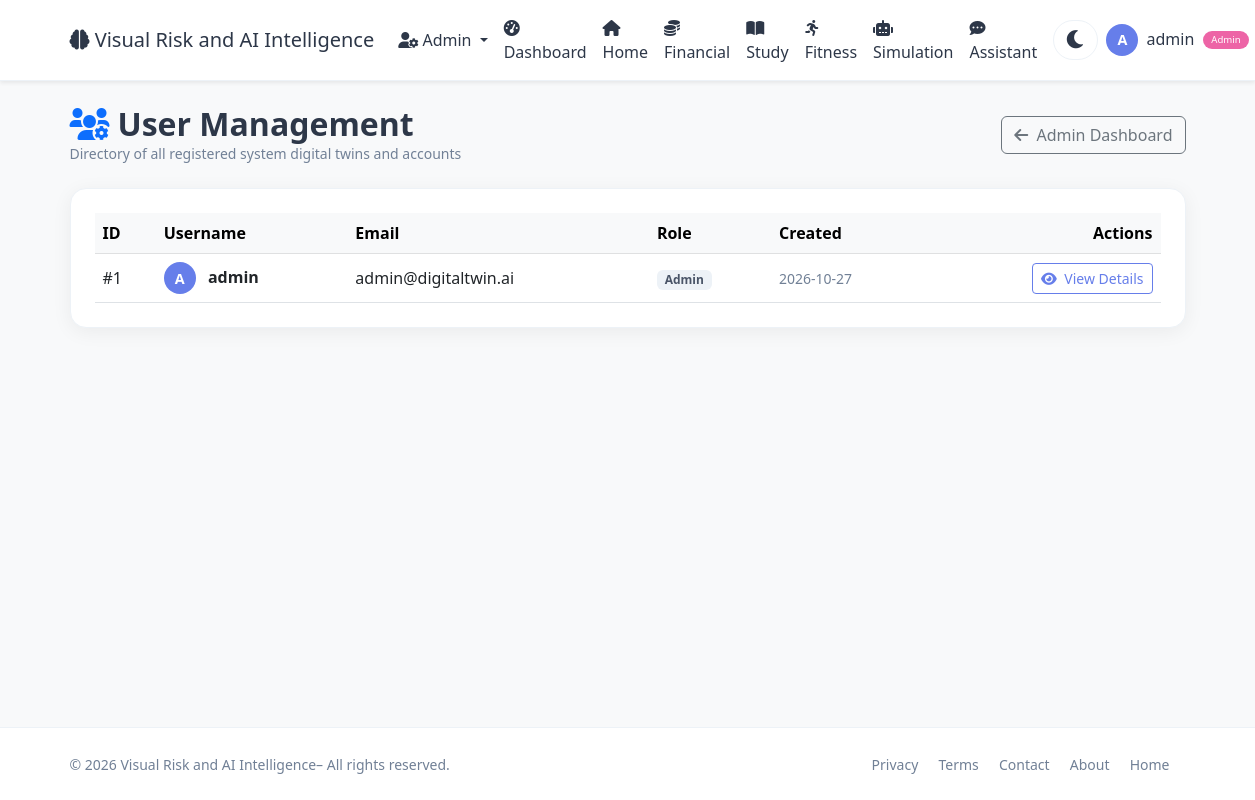
The app's page /admin/users (signed in) with its own data.
### app.py (models this page shows, shortened)
class User(UserMixin, db.Model):
    id = db.Column(db.Integer, primary_key=True)
    username = db.Column(db.String(80), unique=True, nullable=False)
    email = db.Column(db.String(120), unique=True, nullable=False)
    password_hash = db.Column(db.String(200), nullable=False)
    age = db.Column(db.Integer, default=25)
    occupation = db.Column(db.String(100), default='Student')
    monthly_income = db.Column(db.Float, default=50000.0)
    monthly_expenses = db.Column(db.Float, default=35000.0)
    savings = db.Column(db.Float, default=100000.0)
    study_hours_per_week = db.Column(db.Float, default=20.0)
    fitness_hours_per_week = db.Column(db.Float, default=5.0)
    sleep_hours_per_day = db.Column(db.Float, default=7.0)
    created_at = db.Column(db.DateTime, default=datetime.utcnow)
    is_admin = db.Column(db.Boolean, default=False)
    transactions = db.relationship('Transaction', backref='user', lazy=True)
    study_logs = db.relationship('StudyLog', backref='user', lazy=True)
    fitness_logs = db.relationship('FitnessLog', backref='user', lazy=True)
    goals = db.relationship('Goal', backref='user', lazy=True)

### app.py (the view)
@app.route('/admin/users')
@login_required
def admin_users():
    if not current_user.is_admin:
        flash('Admin access required.')
        return redirect(url_for('user_dashboard'))
    users = User.query.all()
    return render_template('admin/users.html', users=users)

### app.py (called while the page is built)
@app.context_processor
def utility_processor():
    return dict(datetime=datetime)

@login_manager.user_loader
def load_user(user_id):
    return User.query.get(int(user_id))

### templates/admin/users.html
{% extends "base.html" %}
{% block content %}
<div class="container py-4">
    <div class="d-flex justify-content-between align-items-center mb-4">
        <div>
            <h2 class="fw-bold mb-0"><i class="fas fa-users-cog text-primary me-2"></i>User Management</h2>
            <p class="text-muted small mb-0">Directory of all registered system digital twins and accounts</p>
        </div>
        <a href="{{ url_for('admin_dashboard') }}" class="btn btn-outline-secondary">
            <i class="fas fa-arrow-left me-1"></i> Admin Dashboard
        </a>
    </div>
    <div class="card p-4 rounded-4 shadow-sm border">
        <div class="table-responsive">
            <table class="table table-hover align-middle mb-0">
                <thead class="table-light">
                    <tr>
                        <th>ID</th>
                        <th>Username</th>
                        <th>Email</th>
                        <th>Role</th>
                        <th>Created</th>
                        <th class="text-end">Actions</th>
                    </tr>
                </thead>
                <tbody>
                    {% for u in users %}
                    <tr>
                        <td>#{{ u.id }}</td>
                        <td class="fw-bold">
                            <span class="user-avatar me-2">{{ u.username[0]|upper }}</span>
                            {{ u.username }}
                        </td>
                        <td>{{ u.email }}</td>
                        <td>
                            <span class="badge bg-{{ 'danger' if u.is_admin else 'secondary' }}">
                                {{ 'Admin' if u.is_admin else 'User' }}
                            </span>
                        </td>
                        <td class="text-muted small">{{ u.created_at.strftime('%Y-%m-%d') }}</td>
                        <td class="text-end">
                            <a href="{{ url_for('admin_user_detail', user_id=u.id) }}" class="btn btn-sm btn-outline-primary">
                                <i class="fas fa-eye me-1"></i> View Details
                            </a>
                        </td>
                    </tr>
                    {% endfor %}
                </tbody>
            </table>
        </div>
    </div>
</div>
{% endblock %}

### templates/base.html (shortened to what this page needs)
<!DOCTYPE html>
<html lang="en" data-theme="light">
<head>
    <link href="https://cdn.jsdelivr.net/npm/bootstrap@5.3.0/dist/css/bootstrap.min.css" rel="stylesheet">
    <link rel="stylesheet" href="https://cdnjs.cloudflare.com/ajax/libs/font-awesome/6.0.0/css/all.min.css">
</head>
<body>
    <nav class="navbar navbar-expand-lg navbar-light bg-white shadow-sm">
        <div class="container">
            <a class="navbar-brand" href="{{ url_for('index') }}">
                <i class="fas fa-brain"></i> Visual Risk and AI Intelligence
            </a>
            <div class="collapse navbar-collapse" id="navbarNav">
                <ul class="navbar-nav ms-auto align-items-lg-center">
                    {% if current_user.is_authenticated %}
                        {% if current_user.is_admin %}
                        <li class="nav-item dropdown">
                            <a class="nav-link dropdown-toggle" href="#" id="adminDropdown" role="button" data-bs-toggle="dropdown">
                                <i class="fas fa-user-cog"></i> Admin
                            </a>
                        </li>
                        {% endif %}
                        <li class="nav-item">
                            <a class="nav-link" href="{{ url_for('user_dashboard') }}">
                                <i class="fas fa-tachometer-alt me-1"></i>Dashboard
                            </a>
                        </li>
                        <li class="nav-item">
                            <a class="nav-link" href="{{ url_for('index') }}">
                                <i class="fas fa-home"></i>Home
                            </a>
                        </li>
                        <li class="nav-item">
                            <a class="nav-link" href="{{ url_for('user_financial') }}">
                                <i class="fas fa-coins me-1"></i>Financial
                            </a>
                        </li>
                        <li class="nav-item">
                            <a class="nav-link" href="{{ url_for('user_study') }}">
                                <i class="fas fa-book-open me-1"></i>Study
                            </a>
                        </li>
                        <li class="nav-item">
                            <a class="nav-link" href="{{ url_for('user_fitness') }}">
                                <i class="fas fa-running me-1"></i>Fitness
                            </a>
                        </li>
                        <li class="nav-item">
                            <a class="nav-link" href="{{ url_for('user_simulation') }}">
                                <i class="fas fa-robot me-1"></i>Simulation
                            </a>
                        </li>
                        <li class="nav-item">
                            <a class="nav-link" href="{{ url_for('user_assistant') }}">
                                <i class="fas fa-comment-dots me-1"></i>Assistant
                            </a>
                        </li>
                        <li class="nav-item">
                            <button class="theme-toggle" id="themeToggle" aria-label="Toggle theme">
                                <i class="fas fa-moon"></i>
                            </button>
                        </li>
                        <li class="nav-item dropdown">
                            <a class="nav-link dropdown-toggle" href="#" id="userDropdown" role="button" data-bs-toggle="dropdown">
                                <span class="user-avatar">{{ current_user.username[0]|upper }}</span>
                                <span class="ms-1">{{ current_user.username }}</span>
                                {% if current_user.is_admin %}
                                <span class="admin-badge">Admin</span>
                                {% endif %}
                            </a>
                        </li>
                    {% endif %}
                </ul>
            </div>
        </div>
    </nav>
    {% block content %}{% endblock %}
    <footer class="mt-auto py-4 bg-light border-top">
        <div class="container">
            <div class="row align-items-center">
                <div class="col-md-6 text-center text-md-start">
                    <span class="text-muted small">© 2026 Visual Risk and AI Intelligence– All rights reserved.</span>
                </div>
                <div class="col-md-6 text-center text-md-end">
                    <a href="{{ url_for('privacy') }}" class="text-muted text-decoration-none me-3 small">Privacy</a>
                    <a href="{{ url_for('terms') }}" class="text-muted text-decoration-none me-3 small">Terms</a>
                    <a href="{{ url_for('contact') }}" class="text-muted text-decoration-none me-3 small">Contact</a>
                    <a href="{{ url_for('about') }}" class="text-muted text-decoration-none me-3 small">About</a>
                    <a href="{{ url_for('index') }}" class="text-muted text-decoration-none me-3 small">Home</a>
                </div>
            </div>
        </div>
    </footer>
</body>
</html>

### templates/base.html (style rules this page uses)
:root { --bg-body: #f8f9fa; --bg-navbar: #ffffff; --bg-card: #ffffff; --text-primary: #2d3748; --text-muted: #718096; --border-color: #edf2f7; --shadow: 0 4px 20px rgba(0,0,0,0.06); --glass-bg: rgba(255,255,255,0.6); --glass-border: rgba(255,255,255,0.25); --accent: #667eea; --accent-gradient: linear-gradient(135deg, #667eea, #764ba2); --bg-input: #ffffff; --bg-light: #f7fafc; --bg-wrapper: #f0f4ff; --bg-hero: linear-gradient(135deg, #667eea 0%, #764ba2 100%); --dropdown-bg: #ffffff; --dropdown-text: #2d3748; --btn-bg: #667eea; --btn-hover: #5a6fd6; --badge-bg: #edf2f7; --badge-text: #4a5568; --progress-bg: #edf2f7; --progress-fill: linear-gradient(90deg, #667eea, #764ba2); }
body { background: var(--bg-body) !important; color: var(--text-primary) !important; font-family: 'Segoe UI', Tahoma, Geneva, Verdana, sans-serif; transition: background 0.3s, color 0.3s; min-height: 100vh; display: flex; flex-direction: column; }
.navbar { background: var(--bg-navbar) !important; border-bottom: 1px solid var(--border-color); }
.navbar-brand, .nav-link { color: var(--text-primary) !important; }
.btn-outline-primary { color: var(--accent) !important; border-color: var(--accent) !important; }
.card, .glass-card, .chart-container, .predict-card, .profile-card, .goals-card, .card-glass, .chart-box, .predict-box, .activity-card { background: var(--bg-card) !important; border-color: var(--border-color) !important; color: var(--text-primary) !important; box-shadow: var(--shadow) !important; }
.bg-light, .bg-white { background: var(--bg-card) !important; }
.text-muted { color: var(--text-muted) !important; }
.table { color: var(--text-primary) !important; }
.border-top, .border-bottom { border-color: var(--border-color) !important; }
.badge { background: var(--badge-bg) !important; color: var(--badge-text) !important; }
.theme-toggle { background: transparent; border: none; font-size: 1.3rem; color: var(--text-primary); cursor: pointer; transition: transform 0.3s; padding: 0.2rem 0.7rem; border-radius: 30px; background: var(--bg-input); margin-left: 0.5rem; border: 1px solid var(--border-color); }
.user-avatar { width: 32px; height: 32px; border-radius: 50%; background: var(--accent); color: white; display: inline-flex; align-items: center; justify-content: center; font-weight: 600; font-size: 0.9rem; }
.admin-badge { font-size: 0.6rem; background: #ed64a6; color: white; padding: 0.15rem 0.5rem; border-radius: 30px; margin-left: 0.3rem; vertical-align: middle; }

### records on screen
User: username "A", username "admin", id "1", email "admin@digitaltwin.ai", is_admin "Admin", created_at "2026-10-27"
